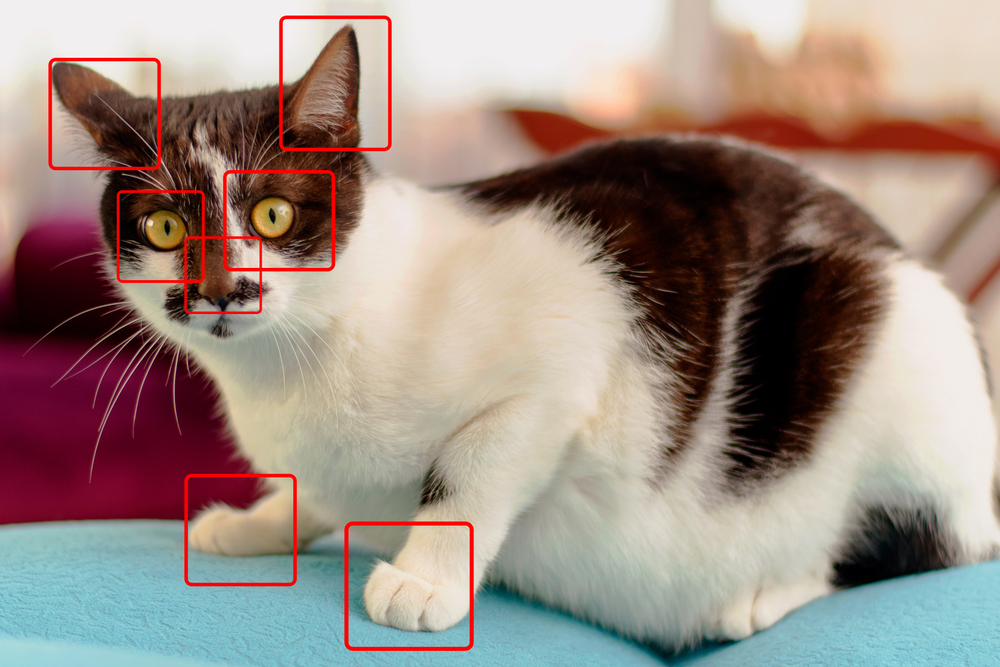
#> input picture Python/Machine Learning/notes/images/module4/cat.png, 1000 x 667 px, shrunk from 1800 x 1200 before the run, given in place of cat.jpg, which was not available
$ python 4_essential_functions.py
#> lines starting #> are read from the running program, lines starting #| are printed output that depends on the picture; pictures that were not available may be replaced by others from this repository, and a replacement may not be noted
import cv2 as cv

img = cv.imread('resources/Photos/cat.jpg')
#> img is the input picture: shape (667, 1000, 3); mean B, G, R 131.5, 140.2, 156.9
cv.imshow('Cat', img)

# 1. Converting an image into gray scale
grey = cv.cvtColor(img, cv.COLOR_BGR2GRAY)
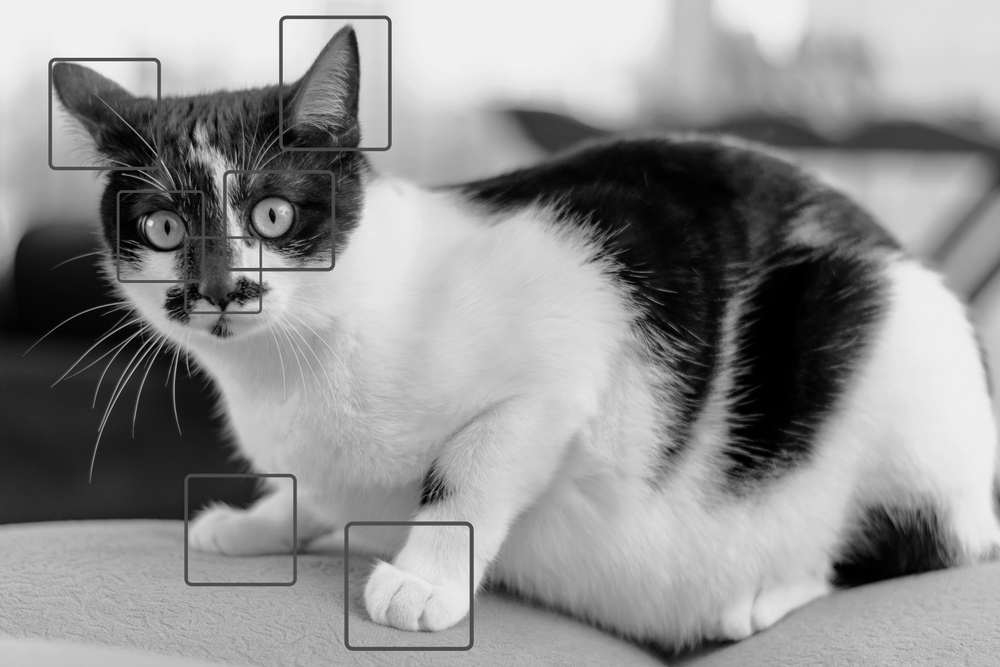
#> grey: shape (667, 1000); min 0, max 251, mean 144.2
cv.imshow('Grey', grey)

# 2. Blur (reducing noice)
blur = cv.GaussianBlur(img, (3,3), cv.BORDER_DEFAULT)
cv.imshow('Blur', blur)

# 2.2 To increase the blur increase the kernal size (kernal values should be odd)
blur2 = cv.GaussianBlur(img, (7,7), cv.BORDER_DEFAULT)
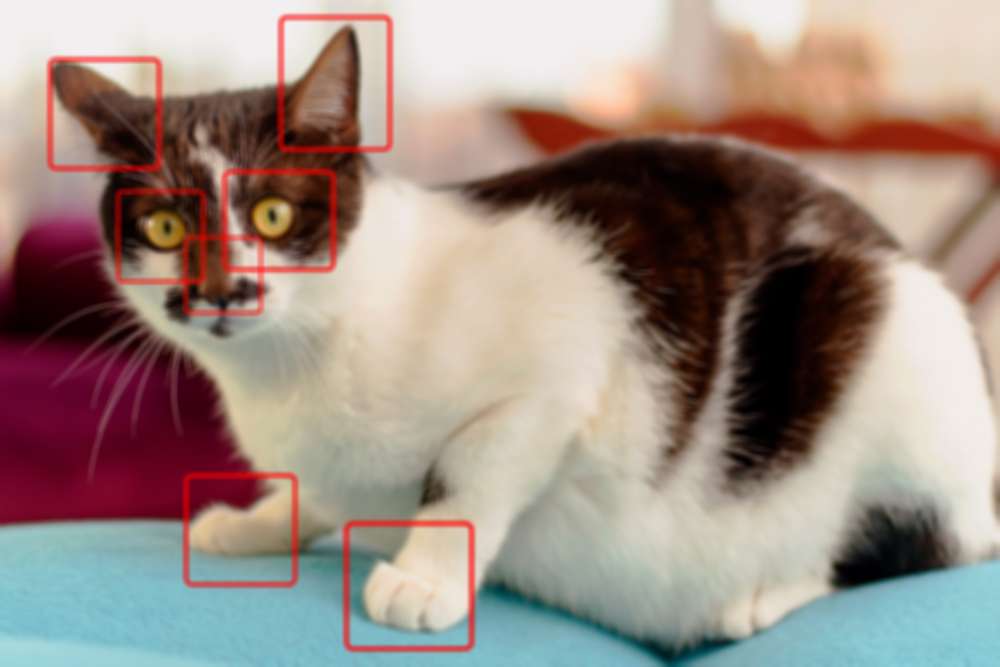
#> blur2: shape (667, 1000, 3); mean B, G, R 131.5, 140.2, 156.9
cv.imshow('Blur2', blur2)

# 3. Edge Cascaade (edge detection)
canny = cv.Canny(img, 125, 175)
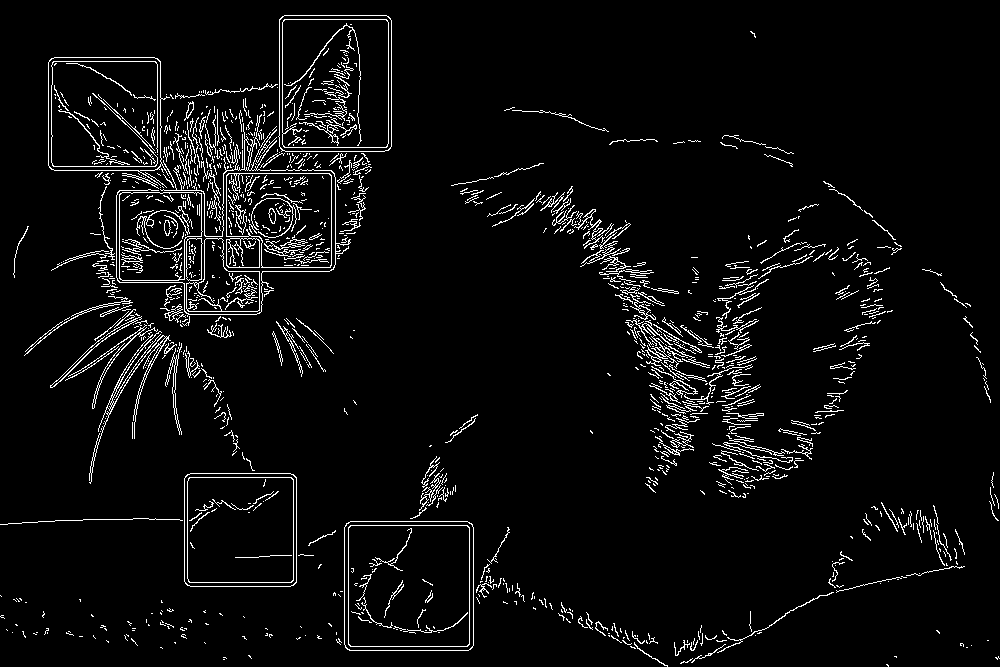
#> canny: shape (667, 1000); 4.7% white in thin lines or dots
cv.imshow('Canny', canny)

# 3.2 We can reduce the no. of edges by blurring the image, ie, by passsing blured image instead of the original image
canny2 = cv.Canny(blur, 125, 175)
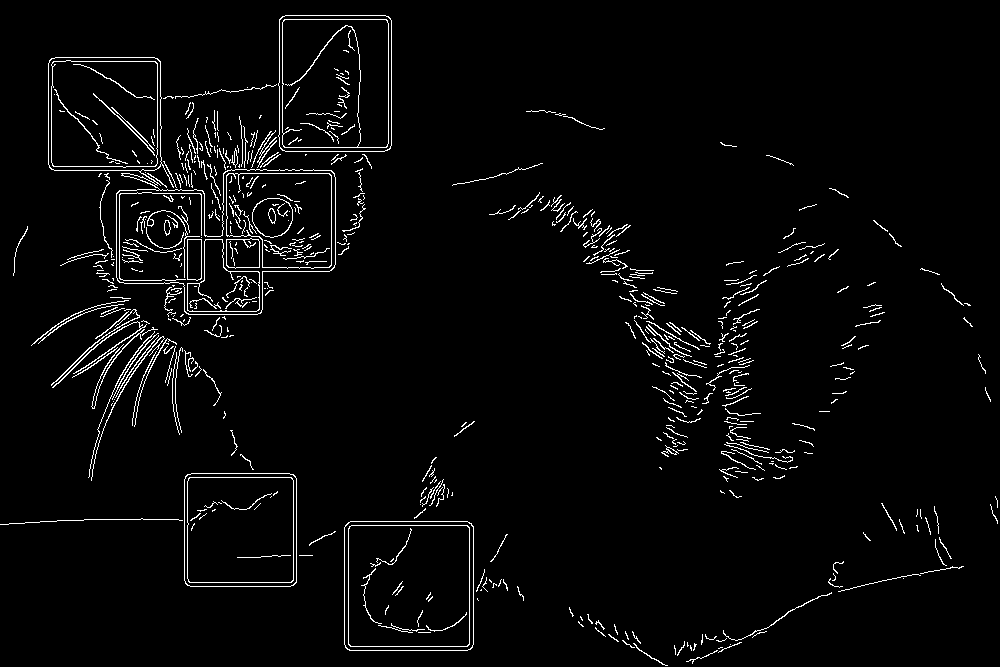
#> canny2: shape (667, 1000); 3.1% white in thin lines or dots
cv.imshow('Canny2', canny2)

cv.waitKey()
